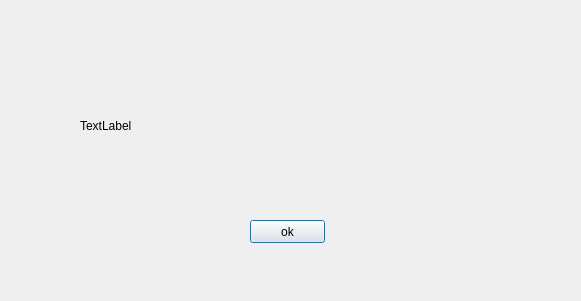
<?xml version="1.0" encoding="UTF-8"?>
<ui version="4.0">
 <class>Dialog</class>
 <widget class="QDialog" name="Dialog">
  <property name="geometry">
   <rect>
    <x>0</x>
    <y>0</y>
    <width>581</width>
    <height>301</height>
   </rect>
  </property>
  <property name="windowTitle">
   <string>Dialog</string>
  </property>
  <widget class="QLabel" name="message_label">
   <property name="geometry">
    <rect>
     <x>80</x>
     <y>50</y>
     <width>381</width>
     <height>151</height>
    </rect>
   </property>
   <property name="text">
    <string>TextLabel</string>
   </property>
  </widget>
  <widget class="QPushButton" name="Ok_button">
   <property name="geometry">
    <rect>
     <x>250</x>
     <y>220</y>
     <width>75</width>
     <height>23</height>
    </rect>
   </property>
   <property name="text">
    <string>ok</string>
   </property>
  </widget>
 </widget>
 <resources/>
 <connections/>
</ui>
